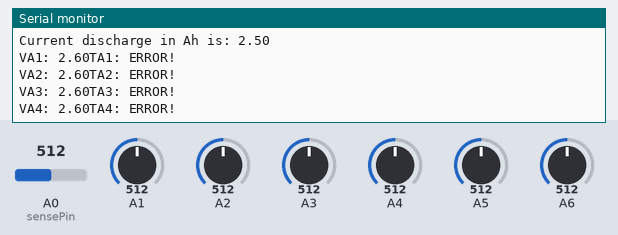
Recording of a sketch running on a simulated Arduino Nano, built with avr-gcc and run on an emulated ATmega328P. Parts: the last lines printed to the serial monitor. The test bench sets the inputs (shaded band); at power-on: A0 (sensePin) = 512, A1 = 512, A2 = 512, A3 = 512, A4 = 512, A5 = 512, A6 = 512.

Above: at 1.2 s.
1.3 s: A0 (sensePin) set to 592
At 2.0 s:
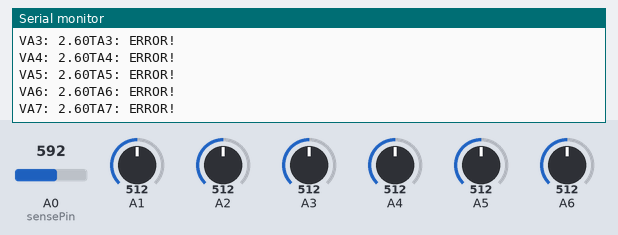
5.6 s: A0 (sensePin) set to 619
At 6.6 s:
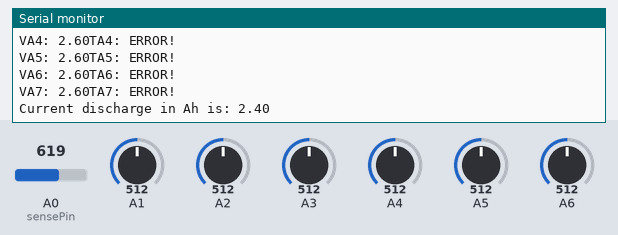
Timing chart, 0 to 8.6 s (numbered marks = the images above; inputs shaded):
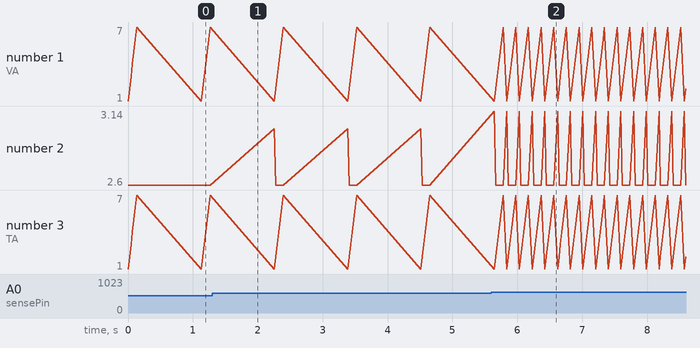

The sketch:

temperature_monitor_responder.ino
```cpp
//SLAVE

#include <Wire.h>

const int slaveAddress = 1; //Change this depending on Arduino number

//float battery = 4.78;
float battery = 5.45;

// sensor value, voltages and temperature measurements
int sensorValue1, sensorValue2, sensorValue3, sensorValue4, sensorValue5, sensorValue6, sensorValue7;
float voltage1, voltage2, voltage3, voltage4, voltage5, voltage6, voltage7;
float temp1, temp2, temp3, temp4, temp5, temp6, temp7;

const uint8_t numdata = 33;
float dataVoltage[numdata] = {2.44, 2.42, 2.40, 2.38, 2.35, 2.32, 2.27, 2.23, 2.17, 2.11, 2.05, 1.99, 1.92, 1.86, 1.80, 1.74, 1.68, 1.63, 1.59, 1.55, 1.51, 1.48, 1.45, 1.43, 1.40, 1.38, 1.37, 1.35, 1.34, 1.33, 1.32, 1.31, 1.30};
float dataTemperature[numdata] = {-40, -35, -30, -25, -20, -15, -10, -5, 0, 5, 10, 15, 20, 25, 30, 35, 40, 45, 50, 55, 60, 65, 70, 75, 80, 85, 90, 95, 100, 105, 110, 115, 120};

char sendTemp[10]={};

float printVoltage(int , int );
float printTemp(float , int );

int sensePin = A0;  //This is the Arduino Pin that will read the sensor output
int sensorInput;    //The variable we will use to store the sensor input
double v;
double actualV;
double vPerCell;
double dischargeC;

char sendSOC[10]={};

char sendAll[10]={};

void setup()
{
  Wire.begin(slaveAddress);
  Wire.onRequest(requestEvent);

  Serial.begin(9600);
}

void loop()
{

  sensorValue1 = analogRead(A0);
  voltage1 = printVoltage(sensorValue1, 1);
  temp1 = printTemp(voltage1, 1);
  Serial.println();

  sensorValue2 = analogRead(A1);
  voltage2 = printVoltage(sensorValue2, 2);
  temp2 = printTemp(voltage2, 2);
  Serial.println();

  sensorValue3 = analogRead(A2);
  voltage3 = printVoltage(sensorValue3, 3);
  temp3 = printTemp(voltage3, 3);
  Serial.println();

  sensorValue4 = analogRead(A3);
  voltage4 = printVoltage(sensorValue4, 4);
  temp4 = printTemp(voltage4, 4);
  Serial.println();

  sensorValue5 = analogRead(A4);
  voltage5 = printVoltage(sensorValue5, 5);
  temp5 = printTemp(voltage5, 5);
  Serial.println();

  sensorValue6 = analogRead(A5);
  voltage6 = printVoltage(sensorValue6, 6);
  temp6 = printTemp(voltage6, 6);
  Serial.println();

  sensorValue7 = analogRead(A6);
  voltage7 = printVoltage(sensorValue7, 7);
  temp7 = printTemp(voltage7, 7);
  Serial.println();

  if (temp7 >= temp6 && temp7 >= temp5 && temp7 >= temp4 && temp7 >= temp3 && temp7 >= temp2 && temp7 >= temp1){
  	dtostrf(temp7, 7, 4, sendTemp);
  }
  else if (temp6 >= temp5 && temp6 >= temp4 && temp6 >= temp3 && temp6 >= temp2 && temp6 >= temp1){
  	dtostrf(temp6, 7, 4, sendTemp);
  }
  else if (temp5 >= temp4 && temp5 >= temp3 && temp5 >= temp2 && temp5 >= temp1){
  	dtostrf(temp5, 7, 4, sendTemp);
  }
  else if (temp4 >= temp3 && temp4 >= temp2 && temp4 >= temp1){
    dtostrf(temp4, 7, 4, sendTemp);
  }
  else if (temp3 >= temp2 && temp3 >= temp1){
  	dtostrf(temp3, 7, 4, sendTemp);
  }
  else if (temp3 >= temp1){
  	dtostrf(temp2, 7, 4, sendTemp);
  }
  else {
  	dtostrf(temp1, 7, 4, sendTemp);
  }

 // TODO: FIX ABOVE


  sensorInput = analogRead(A0);
  v = (double)sensorInput / 1024;   //find percentage of input reading
  v = v * 5;                     //multiply by 5V to get voltage

  actualV = v*10;
  vPerCell = actualV/10;

  if(vPerCell >= 3.9){
    dischargeC = 0;
  }
  else if(vPerCell < 3.9 && vPerCell >= 3.85 ){
    dischargeC = 0.1;
  }
  else if(vPerCell < 3.85 && vPerCell >= 3.8 ){
    dischargeC = 0.2;
  }
  else if(vPerCell < 3.8 && vPerCell >= 3.75 ){
    dischargeC = 0.3;
  }
  else if(vPerCell < 3.75 && vPerCell >= 3.72 ){
    dischargeC = 0.4;
  }
  else if(vPerCell < 3.72 && vPerCell >= 3.69 ){
    dischargeC = 0.5;
  }
  else if(vPerCell < 3.69 && vPerCell >= 3.67 ){
    dischargeC = 0.6;
  }
  else if(vPerCell < 3.67 && vPerCell >= 3.62 ){
    dischargeC = 0.7;
  }
  else if(vPerCell < 3.62 && vPerCell >= 3.58 ){
    dischargeC = 0.8;
  }
  else if(vPerCell < 3.58 && vPerCell >= 3.54 ){
    dischargeC = 0.9;
  }
  else if(vPerCell < 3.54 && vPerCell >= 3.51 ){
    dischargeC = 1.0;
  }
  else if(vPerCell < 3.51 && vPerCell >= 3.49 ){
    dischargeC = 1.1;
  }
  else if(vPerCell < 3.49 && vPerCell >= 3.45 ){
    dischargeC = 1.2;
  }
  else if(vPerCell < 3.45 && vPerCell >= 3.41 ){
    dischargeC = 1.3;
  }
  else if(vPerCell < 3.41 && vPerCell >= 3.38 ){
    dischargeC = 1.4;
  }
  else if(vPerCell < 3.38 && vPerCell >= 3.36 ){
    dischargeC = 1.5;
  }
  else if(vPerCell < 3.36 && vPerCell >= 3.33 ){
    dischargeC = 1.6;
  }
  else if(vPerCell < 3.33 && vPerCell >= 3.31 ){
    dischargeC = 1.7;
  }
  else if(vPerCell < 3.31 && vPerCell >= 3.29 ){
    dischargeC = 1.8;
  }
  else if(vPerCell < 3.29 && vPerCell >= 3.27 ){
    dischargeC = 1.9;
  }
  else if(vPerCell < 3.27 && vPerCell >= 3.24 ){
    dischargeC = 2.0;
  }
  else if(vPerCell < 3.24 && vPerCell >= 3.2 ){
    dischargeC = 2.1;
  }
  else if(vPerCell < 3.2 && vPerCell >= 3.15 ){
    dischargeC = 2.2;
  }
  else if(vPerCell < 3.15 && vPerCell >= 3.08 ){
    dischargeC = 2.3;
  }
  else if(vPerCell < 3.08 && vPerCell >= 2.95 ){
    dischargeC = 2.4;
  }
  else if(vPerCell < 2.95){
    dischargeC = 2.5;

  delay(1000);
  }


  Serial.print("Current discharge in Ah is: ");
  Serial.println(dischargeC);

  dtostrf(dischargeC, 7, 4, sendSOC);


  for (int i = 0; i < 10; i++){
  	sendAll[i] = sendTemp[i];
  }

  int j = 0;
  for (int i = 0; i < 10; i++){
    while (sendAll[j] != '\0'){
      j++;
    }
  }

  for (int i = 0; i < 10; i++){
    sendAll[i+j] = sendSOC[i];
  }

  sendAll[j] = 's';


}

void requestEvent()
{
  Wire.write(sendTemp);
  Wire.write(sendSOC);
}

float printVoltage(int sensor, int sensorNumb){
	float voltage = sensor *5.2f / 1024.0;
  Serial.print("VA");
  Serial.print(sensorNumb);
  Serial.print(": ");
  Serial.print(voltage);
  return voltage;
}

float printTemp(float voltage, int sensorNumb){
  float temp;
  if (1.30 < voltage && voltage < 2.44)
  {
  	Serial.print("TA");
    Serial.print(sensorNumb);
    Serial.print(": ");
    Serial.print(v_to_t(voltage));
  }
  else
  {
    Serial.print("TA");
  	Serial.print(sensorNumb);
    Serial.print(": ERROR!");
  }
  return temp;
}

float v_to_t(float voltage){
  for(int i = 0; i < numdata-1; i++) {
    if(voltage > dataVoltage[i]){
      return (voltage - dataVoltage[i])/(dataVoltage[i+1]-dataVoltage[i])*(dataTemperature[i+1]-dataTemperature[i])+dataTemperature[i];
    }
  }
  return dataTemperature[numdata-1];

}
```

Measured:
- the behaviour switches between 604 and 605 on A0 (sensePin) (found by bisection; images 1 and 2)
- after the input at 5.6 s, the serial monitor: prints a new line at once (image 2)
